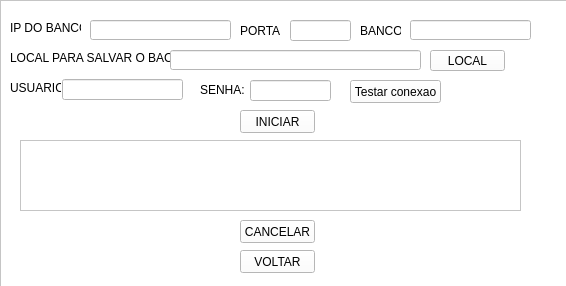
<?xml version="1.0" encoding="UTF-8"?>
<ui version="4.0">
 <class>Form</class>
 <widget class="QWidget" name="Form">
  <property name="geometry">
   <rect>
    <x>0</x>
    <y>0</y>
    <width>566</width>
    <height>286</height>
   </rect>
  </property>
  <property name="windowTitle">
   <string>Form</string>
  </property>
  <property name="styleSheet">
   <string notr="true">background-color: rgb(145, 145, 145);</string>
  </property>
  <widget class="QFrame" name="frame">
   <property name="geometry">
    <rect>
     <x>0</x>
     <y>0</y>
     <width>571</width>
     <height>301</height>
    </rect>
   </property>
   <property name="styleSheet">
    <string notr="true">background-color: rgb(255, 255, 255);
border-color: qlineargradient(spread:pad, x1:0, y1:0, x2:1, y2:0, stop:0 rgba(0, 0, 0, 255), stop:1 rgba(255, 255, 255, 255));
border-color: rgb(4, 4, 4);</string>
   </property>
   <property name="frameShape">
    <enum>QFrame::StyledPanel</enum>
   </property>
   <property name="frameShadow">
    <enum>QFrame::Raised</enum>
   </property>
   <widget class="QLineEdit" name="bd_ip">
    <property name="geometry">
     <rect>
      <x>90</x>
      <y>20</y>
      <width>141</width>
      <height>20</height>
     </rect>
    </property>
    <property name="styleSheet">
     <string notr="true">border-color: rgb(7, 7, 7);</string>
    </property>
   </widget>
   <widget class="QLineEdit" name="bd_porta">
    <property name="geometry">
     <rect>
      <x>290</x>
      <y>20</y>
      <width>61</width>
      <height>21</height>
     </rect>
    </property>
   </widget>
   <widget class="QLabel" name="label">
    <property name="geometry">
     <rect>
      <x>10</x>
      <y>20</y>
      <width>71</width>
      <height>16</height>
     </rect>
    </property>
    <property name="styleSheet">
     <string notr="true">font: 8pt &quot;Impact&quot;;</string>
    </property>
    <property name="text">
     <string>IP DO BANCO:</string>
    </property>
   </widget>
   <widget class="QLabel" name="label_2">
    <property name="geometry">
     <rect>
      <x>240</x>
      <y>20</y>
      <width>41</width>
      <height>21</height>
     </rect>
    </property>
    <property name="styleSheet">
     <string notr="true">font: 8pt &quot;Impact&quot;;</string>
    </property>
    <property name="text">
     <string>PORTA:</string>
    </property>
   </widget>
   <widget class="QLineEdit" name="bd_banco">
    <property name="geometry">
     <rect>
      <x>410</x>
      <y>20</y>
      <width>121</width>
      <height>20</height>
     </rect>
    </property>
   </widget>
   <widget class="QLabel" name="label_3">
    <property name="geometry">
     <rect>
      <x>360</x>
      <y>20</y>
      <width>41</width>
      <height>21</height>
     </rect>
    </property>
    <property name="styleSheet">
     <string notr="true">font: 8pt &quot;Impact&quot;;</string>
    </property>
    <property name="text">
     <string>BANCO:</string>
    </property>
   </widget>
   <widget class="QLabel" name="label_4">
    <property name="geometry">
     <rect>
      <x>10</x>
      <y>50</y>
      <width>171</width>
      <height>16</height>
     </rect>
    </property>
    <property name="styleSheet">
     <string notr="true">font: 8pt &quot;Impact&quot;;</string>
    </property>
    <property name="text">
     <string>LOCAL PARA SALVAR O BACKUP:</string>
    </property>
   </widget>
   <widget class="QLineEdit" name="bd_local_salvar">
    <property name="geometry">
     <rect>
      <x>170</x>
      <y>50</y>
      <width>251</width>
      <height>20</height>
     </rect>
    </property>
   </widget>
   <widget class="QPushButton" name="but_backup">
    <property name="geometry">
     <rect>
      <x>240</x>
      <y>110</y>
      <width>75</width>
      <height>23</height>
     </rect>
    </property>
    <property name="text">
     <string>INICIAR</string>
    </property>
   </widget>
   <widget class="QPushButton" name="but_local">
    <property name="geometry">
     <rect>
      <x>430</x>
      <y>50</y>
      <width>75</width>
      <height>21</height>
     </rect>
    </property>
    <property name="text">
     <string>LOCAL</string>
    </property>
   </widget>
   <widget class="QLineEdit" name="bd_ususario">
    <property name="geometry">
     <rect>
      <x>62</x>
      <y>79</y>
      <width>121</width>
      <height>21</height>
     </rect>
    </property>
   </widget>
   <widget class="QLineEdit" name="bd_senha">
    <property name="geometry">
     <rect>
      <x>250</x>
      <y>80</y>
      <width>81</width>
      <height>21</height>
     </rect>
    </property>
   </widget>
   <widget class="QLabel" name="label_5">
    <property name="geometry">
     <rect>
      <x>10</x>
      <y>80</y>
      <width>51</width>
      <height>16</height>
     </rect>
    </property>
    <property name="styleSheet">
     <string notr="true">font: 8pt &quot;Impact&quot;;</string>
    </property>
    <property name="text">
     <string>USUARIO:</string>
    </property>
   </widget>
   <widget class="QLabel" name="label_6">
    <property name="geometry">
     <rect>
      <x>200</x>
      <y>80</y>
      <width>47</width>
      <height>20</height>
     </rect>
    </property>
    <property name="styleSheet">
     <string notr="true">font: 8pt &quot;Impact&quot;;</string>
    </property>
    <property name="text">
     <string>SENHA:</string>
    </property>
   </widget>
   <widget class="QPushButton" name="but_cancelar">
    <property name="geometry">
     <rect>
      <x>240</x>
      <y>220</y>
      <width>75</width>
      <height>23</height>
     </rect>
    </property>
    <property name="text">
     <string>CANCELAR</string>
    </property>
   </widget>
   <widget class="QTextEdit" name="bd_andamento">
    <property name="geometry">
     <rect>
      <x>20</x>
      <y>140</y>
      <width>501</width>
      <height>71</height>
     </rect>
    </property>
   </widget>
   <widget class="QPushButton" name="test_conexao">
    <property name="geometry">
     <rect>
      <x>350</x>
      <y>80</y>
      <width>91</width>
      <height>23</height>
     </rect>
    </property>
    <property name="text">
     <string>Testar conexao</string>
    </property>
   </widget>
   <widget class="QPushButton" name="but_voltar">
    <property name="geometry">
     <rect>
      <x>240</x>
      <y>250</y>
      <width>75</width>
      <height>23</height>
     </rect>
    </property>
    <property name="text">
     <string>VOLTAR</string>
    </property>
   </widget>
   <zorder>but_backup</zorder>
   <zorder>bd_ip</zorder>
   <zorder>bd_porta</zorder>
   <zorder>label</zorder>
   <zorder>label_2</zorder>
   <zorder>bd_banco</zorder>
   <zorder>label_3</zorder>
   <zorder>label_4</zorder>
   <zorder>bd_local_salvar</zorder>
   <zorder>but_local</zorder>
   <zorder>bd_ususario</zorder>
   <zorder>bd_senha</zorder>
   <zorder>label_5</zorder>
   <zorder>label_6</zorder>
   <zorder>but_cancelar</zorder>
   <zorder>bd_andamento</zorder>
   <zorder>test_conexao</zorder>
   <zorder>but_voltar</zorder>
  </widget>
 </widget>
 <resources/>
 <connections/>
</ui>
